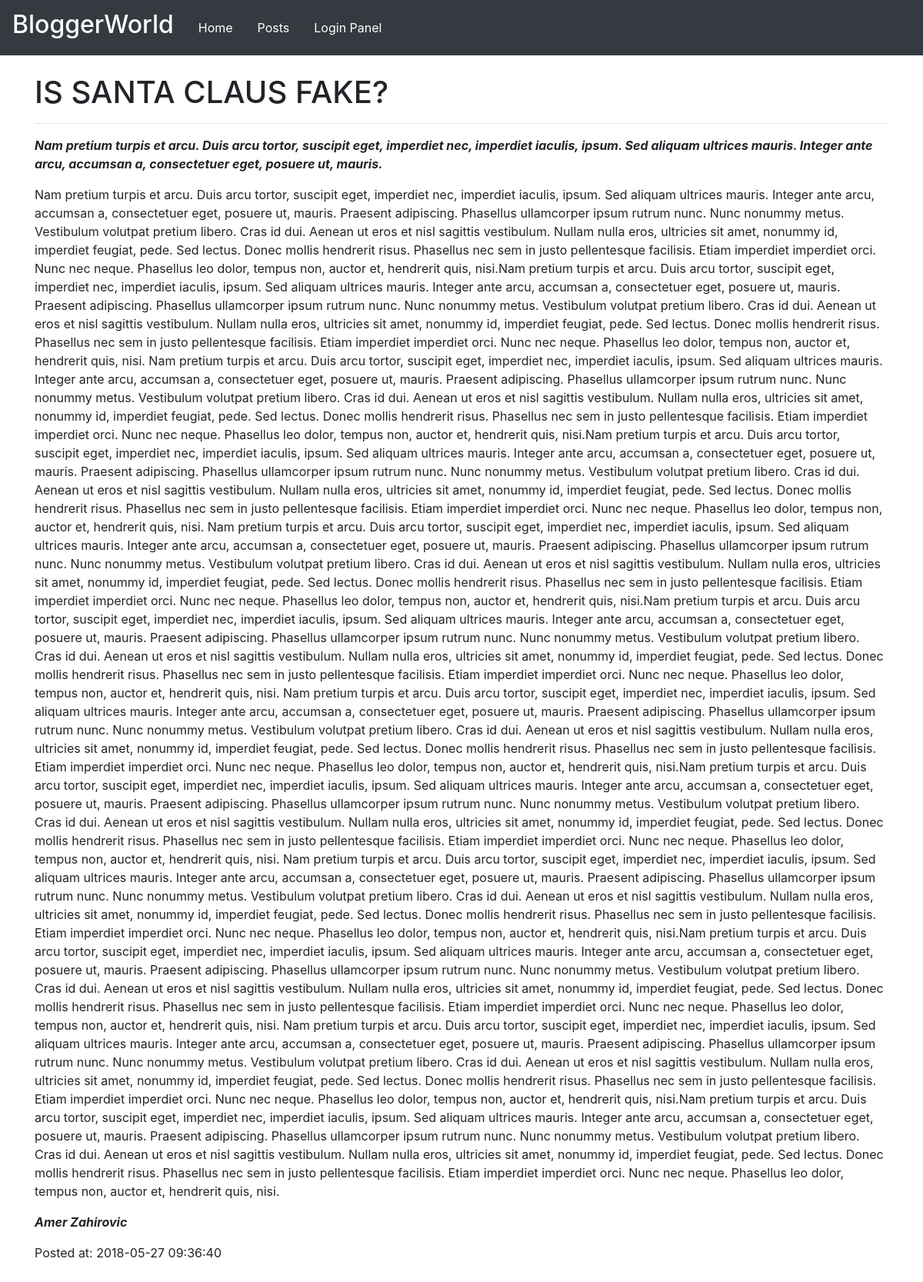
The page /blogpage/SANTA-FAKE on the database its author committed.
### tables this page shows
CREATE TABLE `posts` (
  `id` int(11) NOT NULL,
  `author` varchar(255) NOT NULL,
  `title` varchar(255) NOT NULL,
  `content` text NOT NULL,
  `created_at` datetime NOT NULL DEFAULT CURRENT_TIMESTAMP,
  `slug` varchar(255) NOT NULL,
  `shortdescription` varchar(255) NOT NULL
);

### public/blogpage.php (the view, shortened to what this page needs)
<?php
	require '../config.php';
	$array =$_GET;
	$imploded = implode('', $array);
	$blog = $connection->prepare('SELECT *FROM posts WHERE slug = :slug');
	$blog->execute(['slug' => $imploded]);
	$blog = $blog->fetch(PDO::FETCH_ASSOC);
 ?>
<!DOCTYPE html>
<html>
<head>
	<link rel="stylesheet" href="https://stackpath.bootstrapcdn.com/bootstrap/4.1.1/css/bootstrap.min.css">
	<link rel="stylesheet" type="text/css" href="../css/main.css">
</head>
<body>
	<div class="navbar navbar-expand-lg navbar-dark  bg-dark">
		<div class="navbar-brand ">
			<h2>BloggerWorld</h2>
		</div>
		<ul class="nav">
			<li class="nav-item">
				<a class="nav-link" href="../index.php">Home</a>
			</li>
			<li class="nav-item">
				<a class="nav-link" href="../posts.php">Posts</a>
			</li>
			<li class="nav-item">
				<a class="nav-link" href="../loginpanel.php">Login Panel</a>
			</li>
		</ul>
	</div>
	<div class="container-fluid">
		<div class="container">
			<br>
			<div class="posts">
				<h1><?php echo $blog['title']?></h1>
				<hr>
				<p><b><i><?php  echo $blog['shortdescription'];?></i></b></p>
				<p><?php echo $blog['content'] ?></p>
				<p><b><i><?php echo $blog['author'] ?></i></b></p>
				<p>Posted at: <?php echo $blog['created_at']; ?></p>
				<br>
			</div>
		</div>
	</div>
</body>
</html>

### public/css/main.css (style rules this page uses)
body { height: 100vh; }
a.nav-link { color: white; }
.container-fluid { height: 100vh; }
.container { height: 100vh; }

### rows shown on the page
posts: title "IS SANTA CLAUS FAKE?", shortdescription "Nam pretium turpis et arcu. Duis arcu tortor, suscipit eget, imperdiet nec, imperdiet iaculis, ipsum. Sed aliquam ultrices mauris. Integer ante arcu, accumsan a, consectetuer eget, posuere ut, mauris.", content "Nam pretium turpis et arcu. Duis arcu tortor, suscipit eget, imperdiet nec, imperdiet iaculis, ipsum. Sed aliquam ultrices mauris. Integer ante arcu, accumsan a, consectetuer eget, posuere ut, mauris. Praesent adipiscing. Phasellus ullamcorper ipsum rutrum nunc. Nunc nonummy metus. Vestibulum volutpat pretium libero. Cras id dui. Aenean ut eros et nisl sagittis vestibulum. Nullam nulla eros, ultricies sit amet, nonummy id, imperdiet feugiat, pede. Sed lectus. Donec mollis hendrerit risus. Phasellus nec sem in justo pellentesque facilisis. Etiam imperdiet imperdiet orci. Nunc nec neque. Phasellus leo dolor, tempus non, auctor et, hendrerit quis, nisi.Nam pretium turpis et arcu. Duis arcu…", author "Amer Zahirovic", created_at "2018-05-27 09:36:40"
